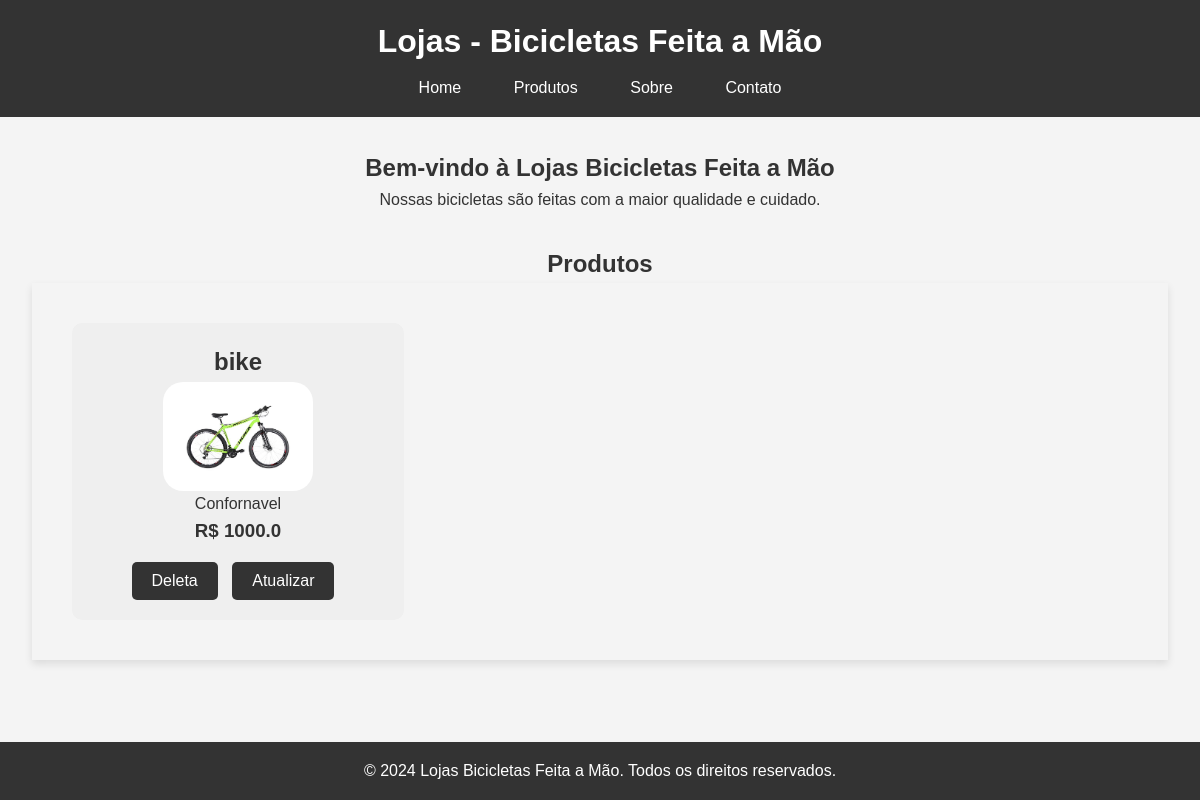
Page /lojas/ on the earlier database version.
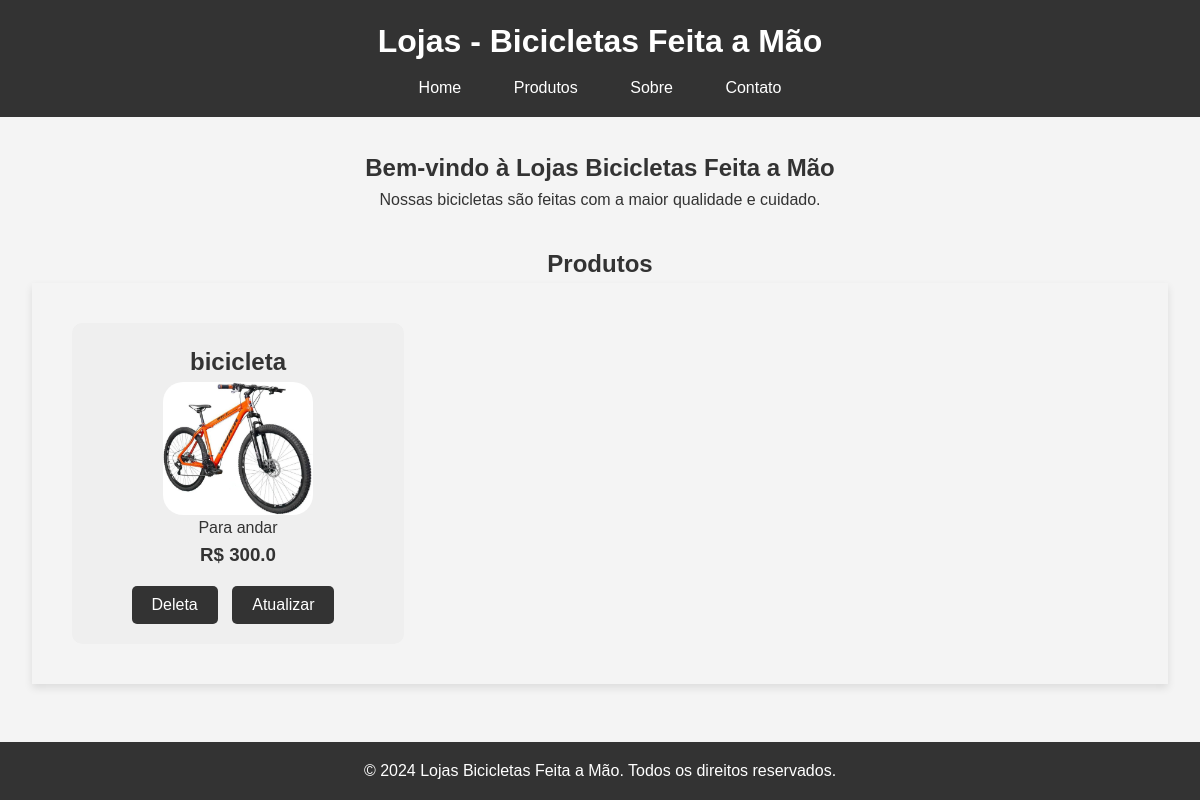
Same page on the later database version.
### bikcraft/models.py (models this page shows, shortened)
class Bike(models.Model):
    modelo = models.CharField(max_length=255, verbose_name='Modelo')
    preco = models.FloatField(verbose_name='Preço')
    descricao = models.TextField(verbose_name='Descrição')
    foto = models.ImageField(upload_to='bikcraft/', blank=True, null=True, verbose_name='Foto')

### bikcraft/views.py (the view)
# urls.py: path('lojas/', views.lojas, name='pagina-lojas'),
def lojas(request):
    bike = Bike.objects.all()
    return render(request, 'lojas.html', {'loja': bike})

### bikcraft/templates/lojas.html
{% extends "base/lojas.html" %}
{% load static %}
{% block conteudo %}
<main>
    <section id="home">
        <h2><center>Bem-vindo à Lojas Bicicletas Feita a Mão</center></h2>
        <p><center>Nossas bicicletas são feitas com a maior qualidade e cuidado.</center></p>
    </section>
    <h2><center>Produtos</center></h2>
    <section id="products">
        {% for lojas in loja %}
            <div class='product-card'>
                <h2>{{lojas.modelo}}</h2>
                <img class='foto' src='{{lojas.foto.url}}'/>
                <p>{{lojas.descricao}}</p>
                <h3> R$ {{lojas.preco}}</h3>
                <div class="button-container">
                    <a href='{% url "pagina-deleta" lojas.id %}'><button>Deleta</button></a>
                <a href='{% url "pagina-atualizado" lojas.id %}'><button id='atualiza'>Atualizar</button></a>
                </div>
            </div>
        {% endfor %}
    </section>
</main>
{% endblock conteudo %}

### templates/base/lojas.html (shortened to what this page needs)
{% load static %}
<!DOCTYPE html>
<html lang="pt-BR">
<head>
    <link rel="stylesheet" href="{% static "base/css/lojas.css" %}">
</head>
<body>
    <header>
        <h1>Lojas - Bicicletas Feita a Mão</h1>
        <nav>
            <ul>
                <li><a href="{% url "pagina-inicial" %}">Home</a></li>
                <li><a href="{% url "pagina-produtos" %}">Produtos</a></li>
                <li><a href="{% url "pagina-sobre" %}">Sobre</a></li>
                <li><a href="{% url "pagina-contados" %}">Contato</a></li>
            </ul>
        </nav>
    </header>
    {% block conteudo %}{% endblock conteudo %}
    <footer>
        <p>&copy; 2024 Lojas Bicicletas Feita a Mão. Todos os direitos reservados.</p>
    </footer>
</body>
</html>

### templates/static/base/css/lojas.css (style rules this page uses)
* { margin: 0; padding: 0; box-sizing: border-box; }
body { font-family: Arial, sans-serif; line-height: 1.6; background-color: #f4f4f4; color: #333; }
header { background: #333; color: #fff; padding: 1em 0; text-align: center; }
header h1 { margin-bottom: 0.5rem; }
nav ul { list-style: none; }
nav ul li { display: inline; margin: 0 0.5rem; }
nav ul li a { color: #fff; text-decoration: none; padding: 0.5rem 1rem; }
main { padding: 2rem; }
section#home { margin-bottom: 2rem; }
section#products { display: grid; grid-template-columns: repeat(3, 1fr); gap: 30px; padding: 40px; box-shadow: 0 4px 8px rgba(0, 0, 0, 0.1); }
.product-card { background: #efefef; grid-template-columns: 1fr; border-radius: 10px; padding: 20px 0px; justify-items: center; display: grid; }
.product-card img { max-width: 100%; height: auto; }
.foto { width: 150px; height: 150px; border-radius: 20px; }
button { background: #333; color: #fff; padding: 0.7rem 1.5rem; border: none; border-radius: 5px; cursor: pointer; }
.button-container { text-align: left; }
.button-container button { display: inline-block; margin-right: 10px; padding: 10px 20px; font-size: 16px; cursor: pointer; }
button#atualiza { margin-top: 1rem; }
footer { background: #333; color: #fff; text-align: center; padding: 1rem 0; position: fixed; width: 100%; bottom: 0; }

Differences in the rows shown:
removed Bike: modelo "bike", foto (picture), descricao "Confornavel", preco "1000.0"
added Bike: modelo "bicicleta", foto (picture), descricao "Para andar", preco "300.0"
